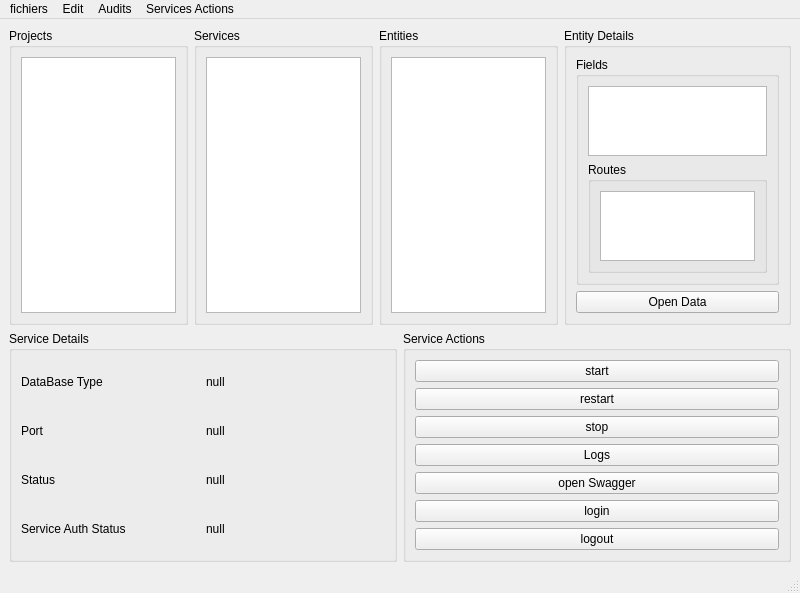
<?xml version="1.0" encoding="UTF-8"?>
<ui version="4.0">
 <class>MainWindow</class>
 <widget class="QMainWindow" name="MainWindow">
  <property name="geometry">
   <rect>
    <x>0</x>
    <y>0</y>
    <width>800</width>
    <height>586</height>
   </rect>
  </property>
  <property name="windowTitle">
   <string>MainWindow</string>
  </property>
  <widget class="QWidget" name="centralwidget">
   <layout class="QVBoxLayout" name="verticalLayout">
    <item>
     <layout class="QHBoxLayout" name="horizontalLayout">
      <item>
       <widget class="QGroupBox" name="groupBox">
        <property name="title">
         <string>Projects</string>
        </property>
        <layout class="QVBoxLayout" name="verticalLayout_3">
         <item>
          <widget class="QListView" name="projectListView"/>
         </item>
        </layout>
       </widget>
      </item>
      <item>
       <widget class="QGroupBox" name="groupBox_2">
        <property name="title">
         <string>Services</string>
        </property>
        <layout class="QVBoxLayout" name="verticalLayout_4">
         <item>
          <widget class="QListView" name="serviceListView"/>
         </item>
        </layout>
       </widget>
      </item>
      <item>
       <widget class="QGroupBox" name="groupBox_3">
        <property name="title">
         <string>Entities</string>
        </property>
        <layout class="QVBoxLayout" name="verticalLayout_5">
         <item>
          <widget class="QListView" name="entityListView"/>
         </item>
        </layout>
       </widget>
      </item>
      <item>
       <widget class="QGroupBox" name="groupBox_4">
        <property name="title">
         <string>Entity Details</string>
        </property>
        <layout class="QVBoxLayout" name="verticalLayout_6">
         <item>
          <widget class="QGroupBox" name="groupBox_7">
           <property name="title">
            <string>Fields</string>
           </property>
           <layout class="QVBoxLayout" name="verticalLayout_7">
            <item>
             <widget class="QListView" name="fieldListView"/>
            </item>
            <item>
             <widget class="QGroupBox" name="groupBox_8">
              <property name="title">
               <string>Routes</string>
              </property>
              <layout class="QVBoxLayout" name="verticalLayout_8">
               <item>
                <widget class="QListView" name="routeListView"/>
               </item>
              </layout>
             </widget>
            </item>
           </layout>
          </widget>
         </item>
         <item>
          <widget class="QPushButton" name="openEntityDataButton">
           <property name="text">
            <string>Open Data</string>
           </property>
          </widget>
         </item>
        </layout>
       </widget>
      </item>
     </layout>
    </item>
    <item>
     <layout class="QHBoxLayout" name="horizontalLayout_2">
      <item>
       <widget class="QGroupBox" name="serviceStatusGroupBox">
        <property name="title">
         <string>Service Details</string>
        </property>
        <layout class="QVBoxLayout" name="verticalLayout_9">
         <item>
          <layout class="QHBoxLayout" name="horizontalLayout_6">
           <item>
            <widget class="QLabel" name="label_3">
             <property name="text">
              <string>DataBase Type</string>
             </property>
            </widget>
           </item>
           <item>
            <widget class="QLabel" name="serviceDBTypeLabel">
             <property name="text">
              <string>null</string>
             </property>
            </widget>
           </item>
          </layout>
         </item>
         <item>
          <layout class="QHBoxLayout" name="horizontalLayout_5">
           <item>
            <widget class="QLabel" name="label_2">
             <property name="text">
              <string>Port</string>
             </property>
            </widget>
           </item>
           <item>
            <widget class="QLabel" name="servicePortLabel">
             <property name="text">
              <string>null</string>
             </property>
            </widget>
           </item>
          </layout>
         </item>
         <item>
          <layout class="QHBoxLayout" name="horizontalLayout_4">
           <item>
            <widget class="QLabel" name="label">
             <property name="text">
              <string>Status</string>
             </property>
            </widget>
           </item>
           <item>
            <widget class="QLabel" name="serviceStatusLabel">
             <property name="text">
              <string>null</string>
             </property>
            </widget>
           </item>
          </layout>
         </item>
         <item>
          <layout class="QHBoxLayout" name="horizontalLayout_3">
           <item>
            <widget class="QLabel" name="label_5">
             <property name="text">
              <string>Service Auth Status</string>
             </property>
            </widget>
           </item>
           <item>
            <widget class="QLabel" name="serviceAuthStatusLabel">
             <property name="text">
              <string>null</string>
             </property>
            </widget>
           </item>
          </layout>
         </item>
        </layout>
       </widget>
      </item>
      <item>
       <widget class="QGroupBox" name="serviceActionGroupBox">
        <property name="title">
         <string>Service Actions</string>
        </property>
        <layout class="QVBoxLayout" name="verticalLayout_10">
         <item>
          <widget class="QPushButton" name="startServiceButton">
           <property name="text">
            <string>start</string>
           </property>
          </widget>
         </item>
         <item>
          <widget class="QPushButton" name="restartServiceButton">
           <property name="text">
            <string>restart</string>
           </property>
          </widget>
         </item>
         <item>
          <widget class="QPushButton" name="stopServiceButton">
           <property name="text">
            <string>stop</string>
           </property>
          </widget>
         </item>
         <item>
          <widget class="QPushButton" name="logsServiceButton">
           <property name="text">
            <string>Logs</string>
           </property>
          </widget>
         </item>
         <item>
          <widget class="QPushButton" name="swaggerServiceButton">
           <property name="text">
            <string>open Swagger</string>
           </property>
          </widget>
         </item>
         <item>
          <widget class="QPushButton" name="serviceLoginButton">
           <property name="text">
            <string>login</string>
           </property>
          </widget>
         </item>
         <item>
          <widget class="QPushButton" name="serviceLogoutButton">
           <property name="text">
            <string>logout</string>
           </property>
          </widget>
         </item>
        </layout>
       </widget>
      </item>
     </layout>
    </item>
   </layout>
  </widget>
  <widget class="QMenuBar" name="menubar">
   <property name="geometry">
    <rect>
     <x>0</x>
     <y>0</y>
     <width>800</width>
     <height>23</height>
    </rect>
   </property>
   <widget class="QMenu" name="menufichiers">
    <property name="title">
     <string>fichiers</string>
    </property>
    <addaction name="actionAdd_New_Project"/>
    <addaction name="actionAdd_New_Service"/>
    <addaction name="actionAdd_New_Entity"/>
    <addaction name="actionImport_Yaml"/>
    <addaction name="actionExport_Yaml"/>
   </widget>
   <widget class="QMenu" name="menuAudits">
    <property name="title">
     <string>Audits</string>
    </property>
    <addaction name="actionShow_All_Services_Logs"/>
    <addaction name="actionChoose_a_service_to_show_Logs"/>
   </widget>
   <widget class="QMenu" name="menuServcies_Actions">
    <property name="title">
     <string>Services Actions</string>
    </property>
    <addaction name="actionStop_All_Services"/>
    <addaction name="actionRestart_All_Services"/>
    <addaction name="actionStart_All_Services"/>
    <addaction name="actionReload_All_Services"/>
   </widget>
   <widget class="QMenu" name="menuEdit">
    <property name="title">
     <string>Edit</string>
    </property>
    <addaction name="actionEdit_Project"/>
    <addaction name="actionEdit_Service"/>
    <addaction name="actionEdit_Entity"/>
    <addaction name="actionEdit_Yaml"/>
    <addaction name="actionPreferences"/>
   </widget>
   <addaction name="menufichiers"/>
   <addaction name="menuEdit"/>
   <addaction name="menuAudits"/>
   <addaction name="menuServcies_Actions"/>
  </widget>
  <widget class="QStatusBar" name="statusbar"/>
  <action name="actionAdd_New_Project">
   <property name="text">
    <string>Add New Project</string>
   </property>
  </action>
  <action name="actionAdd_New_Service">
   <property name="text">
    <string>Add New Service</string>
   </property>
  </action>
  <action name="actionAdd_New_Entity">
   <property name="text">
    <string>Add New Entity</string>
   </property>
  </action>
  <action name="actionShow_All_Services_Logs">
   <property name="text">
    <string>Show All Services Logs</string>
   </property>
  </action>
  <action name="actionChoose_a_service_to_show_Logs">
   <property name="text">
    <string>Choose a service to show Logs</string>
   </property>
  </action>
  <action name="actionStop_All_Services">
   <property name="text">
    <string>Stop All Services</string>
   </property>
  </action>
  <action name="actionRestart_All_Services">
   <property name="text">
    <string>Restart All Services</string>
   </property>
  </action>
  <action name="actionStart_All_Services">
   <property name="text">
    <string>Start All Services</string>
   </property>
  </action>
  <action name="actionReload_All_Services">
   <property name="text">
    <string>Reload All Services</string>
   </property>
  </action>
  <action name="actionImport_Yaml">
   <property name="text">
    <string>Import Yaml</string>
   </property>
  </action>
  <action name="actionExport_Yaml">
   <property name="text">
    <string>Export Yaml</string>
   </property>
  </action>
  <action name="actionEdit_Project">
   <property name="text">
    <string>Edit Project</string>
   </property>
  </action>
  <action name="actionEdit_Service">
   <property name="text">
    <string>Edit Service</string>
   </property>
  </action>
  <action name="actionEdit_Entity">
   <property name="text">
    <string>Edit Entity</string>
   </property>
  </action>
  <action name="actionEdit_Yaml">
   <property name="text">
    <string>Edit Yaml</string>
   </property>
  </action>
  <action name="actionPreferences">
   <property name="text">
    <string>Preferences</string>
   </property>
  </action>
 </widget>
 <resources/>
 <connections/>
</ui>
